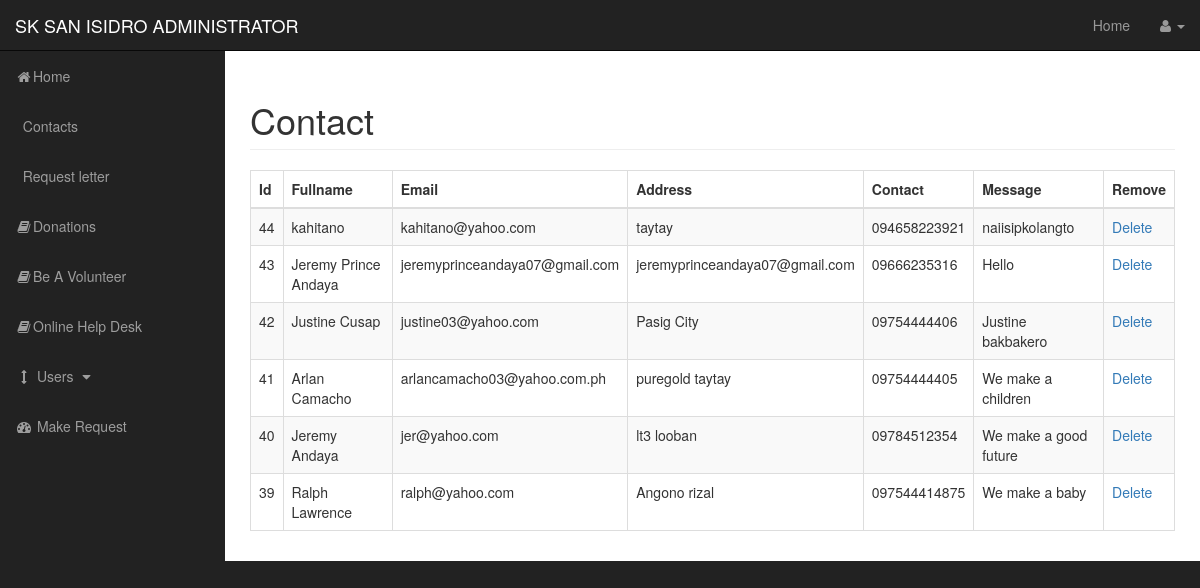
Page /admin/contact.php on the committed database.
### tables this page shows
CREATE TABLE `contact` (
  `id` int(3) NOT NULL,
  `fullname` varchar(255) NOT NULL,
  `email` varchar(255) NOT NULL,
  `address` varchar(255) NOT NULL,
  `contact` varchar(15) NOT NULL,
  `message` varchar(255) NOT NULL
);

### admin/contact.php (the view, shortened to what this page needs)
<!DOCTYPE html>
<html lang="en">
<?php include "includes/admin_header.php"; ?>
<body>
    <div id="wrapper">
        <?php include "includes/admin_navigation.php"; ?>
        <div id="page-wrapper">
            <div class="container-fluid">
                <div class="row">
                    <div class="col-lg-12">
                        <h1 class="page-header"> Contact</h1>
                       <table class="table table-striped table-bordered table-hover table-primary">
                       <thead class="thead-dark">
                            <tr>
                                <th>Id</th>
                                <th>Fullname</th>
                                <th>Email</th>
                                <th>Address</th>
                                <th>Contact</th>
                                <th>Message</th>
                                <th>Remove</th>
                            </tr>
                        </thead>
                        <tbody>
                        <?php
                        $query = "SELECT * FROM contact ORDER by id DESC";
                        $select_contact = mysqli_query($connection,$query);
                        while($row = mysqli_fetch_assoc($select_contact)){
                        $id = $row['id'];
                        $fullname = $row['fullname'];
                        $email = $row['email'];
                        $address = $row['address'];
                        $contact = $row['contact'];
                        $message = $row['message'];
                        echo "<tr>";
                            echo "<td>{$id}</td>";
                            echo "<td>{$fullname}</td>";
                            echo "<td>{$email}</td>";
                            echo "<td>{$address}</td>";
                            echo "<td>{$contact}</td>";
                            echo "<td>{$message}</td>";
                            echo "<td><a onClick=\"javascript: return confirm('Are you sure you want to delete?');\" href='contact.php?delete={$id}'>Delete</a></td>";
                        echo "</tr>";
                    }
                    ?>
                        </tbody>
                       </table>
                    </div>
                </div>
            </div>
        </div>
<?php include "includes/admin_footer.php" ?>

### admin/css/sb-admin.css (style rules this page uses)
body { margin-top: 100px; background-color: #222; }
@media (min-width:768px) { body { margin-top: 50px; } }
#wrapper { padding-left: 0; }
#page-wrapper { width: 100%; padding: 0; background-color: #fff; }
@media (min-width:768px) { #wrapper { padding-left: 225px; } }
@media (min-width:768px) { #page-wrapper { padding: 10px; } }

### rows in the picture
contact: id "44", fullname "kahitano", email "kahitano@yahoo.com", address "taytay", contact "094658223921", message "naiisipkolangto"
contact: id "43", fullname "Jeremy Prince Andaya", email "jeremyprinceandaya07@gmail.com", address "jeremyprinceandaya07@gmail.com", contact "09666235316", message "Hello"
contact: id "42", fullname "Justine Cusap", email "justine03@yahoo.com", address "Pasig City", contact "09754444406", message "Justine bakbakero"
contact: id "41", fullname "Arlan Camacho", email "arlancamacho03@yahoo.com.ph", address "puregold taytay", contact "09754444405", message "We make a children"
contact: id "40", fullname "Jeremy Andaya", email "jer@yahoo.com", address "lt3 looban", contact "09784512354", message "We make a good future"
contact: id "39", fullname "Ralph Lawrence", email "ralph@yahoo.com", address "Angono rizal", contact "097544414875", message "We make a baby"
